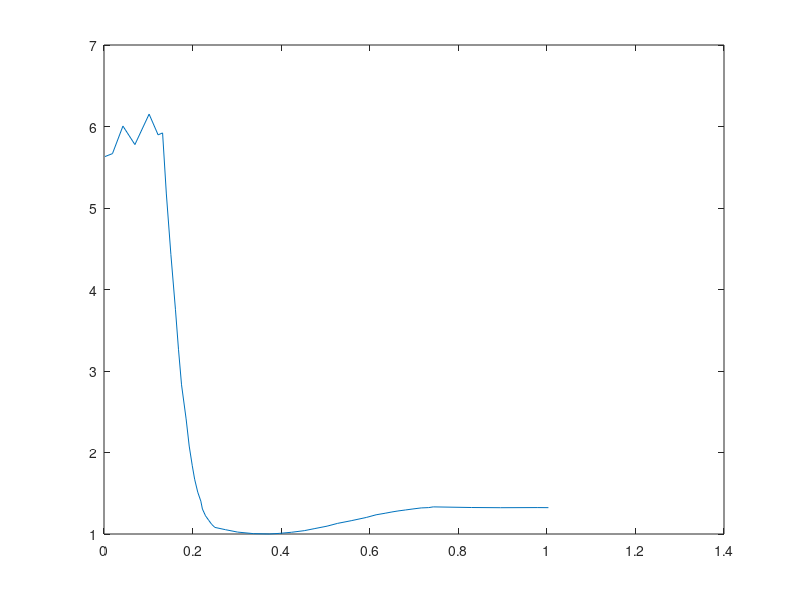

Recreate this plot in MATLAB.
function[] = process()
	close all;
	data = load('GohMorgansTransonicProfile.mat');
	x = data.GohMorgansTransonicProfile(:,1);
	M = data.GohMorgansTransonicProfile(:,2);
	plot(x,M);

	AoverAstar = 1./M.*(2/(1.4+1)*(1+0.4/2.*M.*M)).^(2.4/(2*.4));

	plot(x, AoverAstar);
end
